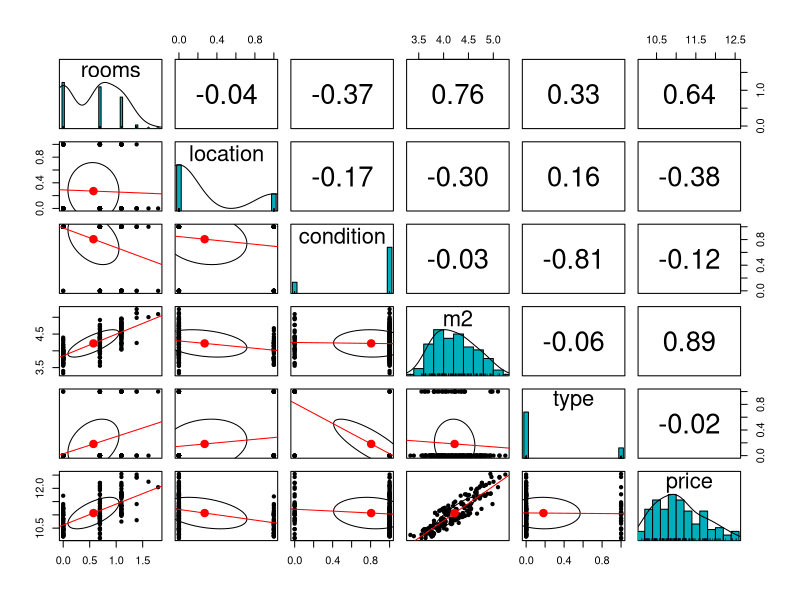
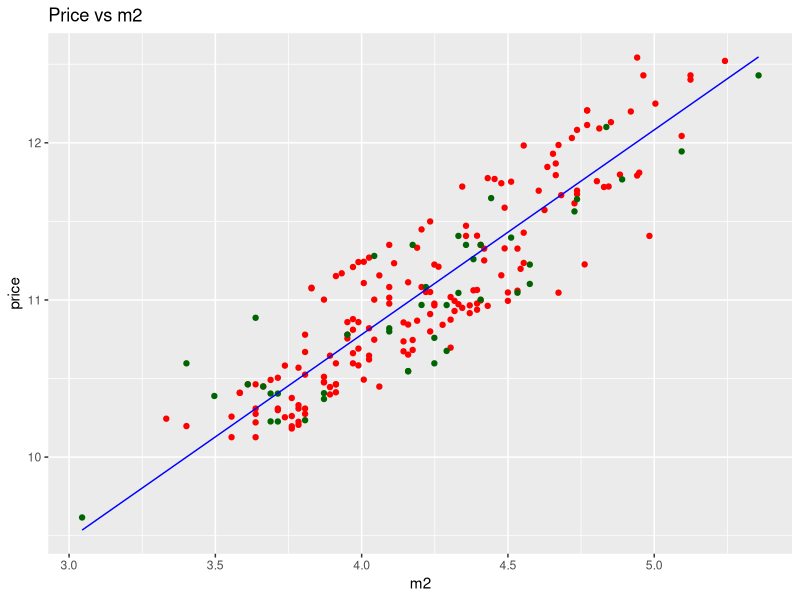
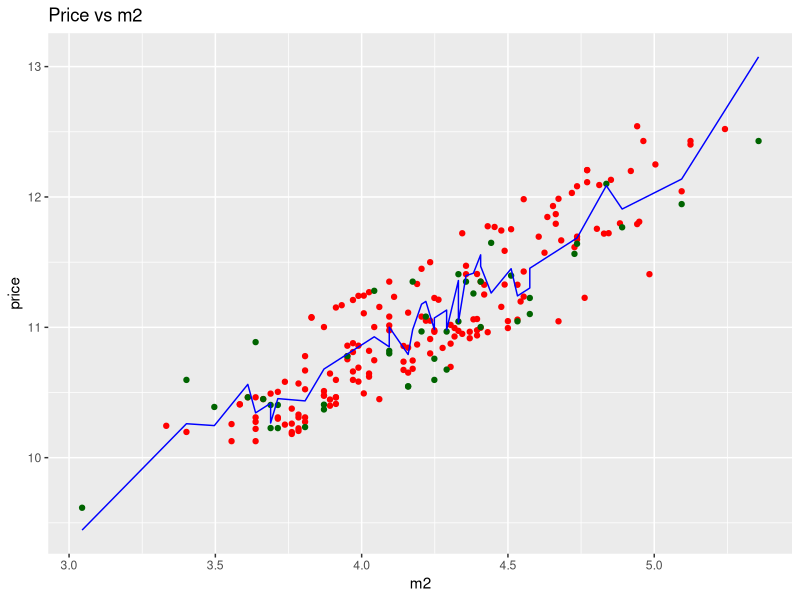
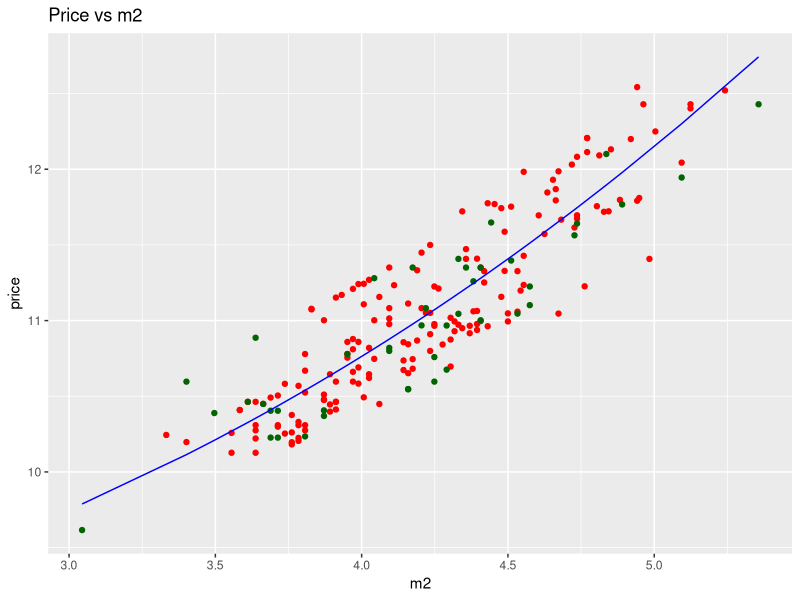

These figures' R source, in order:
# LINEAR REGRESSION 

# Download the data

f_train <- read.csv2('flats_train.csv', header = TRUE, encoding = 'UNICOD')
f_train <- f_train[,-1]
f_test <- read.csv2('flats_test.csv', header = TRUE, encoding = 'UNICOD')
f_test <- f_test[,-1]


# Correlations

library (psych)
pairs.panels(f_train, lm=TRUE, 
             method = "pearson", 
             hist.col = "#00AFBB"
             )


# Simple Linear Regression (one factor - m2)

## Fitting Simple Linear Regression to the Training set

sr <- lm(price ~ m2, f_train)
summary(sr)


## Predicting

p_sr <- predict(sr, f_test)
train_mse_sr <- sum((f_train$price-predict(sr, f_train))^2)/length(f_train$price)
test_mse_sr <- sum((f_test$price-p_sr)^2)/length(p_sr)

train_mse_sr
test_mse_sr


## Visualising

library(ggplot2)
ggplot() +
  geom_point(aes(f_train$m2, f_train$price),colour = 'red') +
  geom_point(aes(f_test$m2, f_test$price),colour = 'dark green') +
  geom_line(aes(f_test$m2, p_sr),colour = 'blue') +
  ggtitle('Price vs m2') +
  xlab('m2') +
  ylab('price')


# Multiple Linear Regression (many factors)

## All factors

mr <- lm(price ~ ., f_train) 
summary(mr)  


## Optimized model

mr_opt <- lm(price ~ rooms + location + condition + m2, f_train) 
summary(mr_opt)  


## Prediction

p_mr <- predict(mr_opt, f_test)

train_mse_opt <- sum((f_train$price-predict(mr_opt, f_train))^2)/length(f_train$price)
test_mse_opt <- sum((f_test$price-p_mr)^2)/length(p_mr)

train_mse_opt
test_mse_opt


## Visualising

ggplot() +
  geom_point(aes(f_train$m2, f_train$price),colour = 'red') +
  geom_point(aes(f_test$m2, f_test$price),colour = 'dark green') +
  geom_line(aes(f_test$m2, p_mr),colour = 'blue') +
  ggtitle('Price vs m2') +
  xlab('m2') +
  ylab('price')


# Polynomial Linear Regression (one factor - m2)

## Features extending 

f_train_poly <- f_train[,c('price', 'm2')]
f_test_poly <- f_test[,c('price', 'm2')]
f_train_poly$m22 <- f_train_poly$m2^2
f_train_poly$m23 <- f_train_poly$m2^3
f_test_poly$m22 <- f_test_poly$m2^2
f_test_poly$m23 <- f_test_poly$m2^3


## 3 powers

pr <- lm(price ~ m22 + m23, f_train_poly) 
summary(pr)  


## Predicting

p_pr <- predict(pr, f_test_poly)

train_mse_poly <- sum((f_train_poly$price-predict(pr, f_train_poly))^2)/length(f_train_poly$price)
test_mse_poly <- sum((f_test_poly$price-p_pr)^2)/length(p_pr)

train_mse_poly
test_mse_poly


## Visualising

ggplot() +
  geom_point(aes(f_train_poly$m2, f_train_poly$price),colour = 'red') +
  geom_point(aes(f_test_poly$m2, f_test_poly$price),colour = 'dark green') +
  geom_line(aes(f_test_poly$m2, p_pr),colour = 'blue') +
  ggtitle('Price vs m2') +
  xlab('m2') +
  ylab('price')


# Saving results

fit <- data.frame(f_test$price, p_sr, p_mr, p_pr)
write.csv2(fit, file = "flats_fit.csv")

